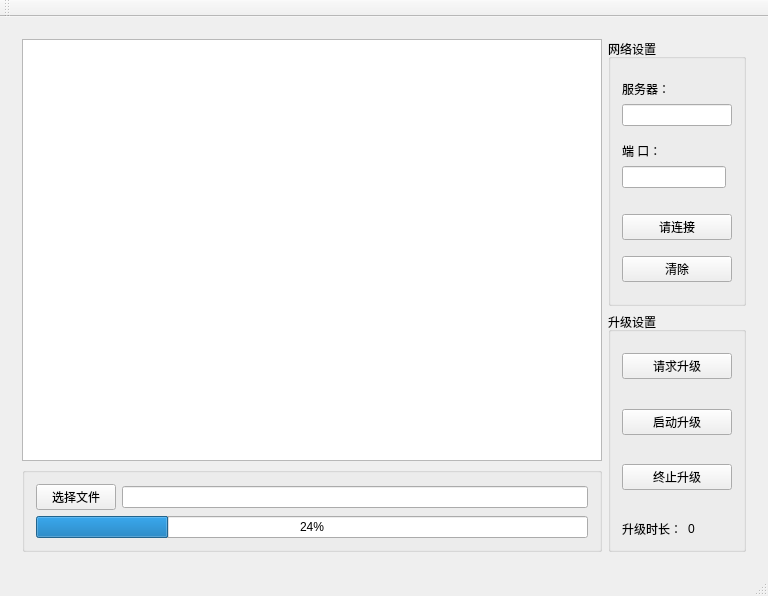
<?xml version="1.0" encoding="UTF-8"?>
<ui version="4.0">
 <class>TcpClient</class>
 <widget class="QMainWindow" name="TcpClient">
  <property name="geometry">
   <rect>
    <x>0</x>
    <y>0</y>
    <width>768</width>
    <height>596</height>
   </rect>
  </property>
  <property name="windowTitle">
   <string>TcpClient</string>
  </property>
  <widget class="QWidget" name="centralWidget">
   <layout class="QGridLayout" name="gridLayout">
    <item row="0" column="0" rowspan="2">
     <widget class="QStackedWidget" name="stackedWidget">
      <property name="currentIndex">
       <number>0</number>
      </property>
      <widget class="QWidget" name="page">
       <layout class="QGridLayout" name="gridLayout_5">
        <item row="0" column="0" rowspan="2">
         <widget class="QTextEdit" name="ComRecvtextEdit">
          <property name="minimumSize">
           <size>
            <width>580</width>
            <height>400</height>
           </size>
          </property>
         </widget>
        </item>
        <item row="0" column="1">
         <widget class="QGroupBox" name="groupBox_3">
          <property name="title">
           <string>网络设置</string>
          </property>
          <layout class="QGridLayout" name="gridLayout_4">
           <item row="6" column="0">
            <spacer name="verticalSpacer_7">
             <property name="orientation">
              <enum>Qt::Vertical</enum>
             </property>
             <property name="sizeType">
              <enum>QSizePolicy::Fixed</enum>
             </property>
             <property name="sizeHint" stdset="0">
              <size>
               <width>20</width>
               <height>20</height>
              </size>
             </property>
            </spacer>
           </item>
           <item row="3" column="0">
            <spacer name="verticalSpacer_8">
             <property name="orientation">
              <enum>Qt::Vertical</enum>
             </property>
             <property name="sizeType">
              <enum>QSizePolicy::Fixed</enum>
             </property>
             <property name="sizeHint" stdset="0">
              <size>
               <width>20</width>
               <height>10</height>
              </size>
             </property>
            </spacer>
           </item>
           <item row="0" column="0">
            <spacer name="verticalSpacer_9">
             <property name="orientation">
              <enum>Qt::Vertical</enum>
             </property>
             <property name="sizeType">
              <enum>QSizePolicy::Fixed</enum>
             </property>
             <property name="sizeHint" stdset="0">
              <size>
               <width>20</width>
               <height>10</height>
              </size>
             </property>
            </spacer>
           </item>
           <item row="1" column="0">
            <widget class="QLabel" name="label">
             <property name="text">
              <string>服务器：</string>
             </property>
            </widget>
           </item>
           <item row="10" column="0">
            <spacer name="verticalSpacer_5">
             <property name="orientation">
              <enum>Qt::Vertical</enum>
             </property>
             <property name="sizeType">
              <enum>QSizePolicy::Fixed</enum>
             </property>
             <property name="sizeHint" stdset="0">
              <size>
               <width>20</width>
               <height>10</height>
              </size>
             </property>
            </spacer>
           </item>
           <item row="2" column="0" colspan="2">
            <widget class="QLineEdit" name="ServerIpEdit"/>
           </item>
           <item row="4" column="0">
            <widget class="QLabel" name="label_2">
             <property name="text">
              <string>端 口：</string>
             </property>
            </widget>
           </item>
           <item row="8" column="0">
            <spacer name="verticalSpacer_6">
             <property name="orientation">
              <enum>Qt::Vertical</enum>
             </property>
             <property name="sizeType">
              <enum>QSizePolicy::Fixed</enum>
             </property>
             <property name="sizeHint" stdset="0">
              <size>
               <width>20</width>
               <height>10</height>
              </size>
             </property>
            </spacer>
           </item>
           <item row="7" column="0" colspan="2">
            <widget class="QPushButton" name="connectedBtn">
             <property name="text">
              <string>请连接</string>
             </property>
            </widget>
           </item>
           <item row="9" column="0" colspan="2">
            <widget class="QPushButton" name="clearBtn">
             <property name="text">
              <string>清除</string>
             </property>
            </widget>
           </item>
           <item row="5" column="0">
            <widget class="QLineEdit" name="portEdit"/>
           </item>
          </layout>
         </widget>
        </item>
        <item row="1" column="1" rowspan="2">
         <widget class="QGroupBox" name="groupBox">
          <property name="title">
           <string>升级设置</string>
          </property>
          <layout class="QGridLayout" name="gridLayout_2">
           <item row="7" column="1">
            <widget class="QLabel" name="label_4">
             <property name="text">
              <string>0</string>
             </property>
            </widget>
           </item>
           <item row="7" column="0">
            <widget class="QLabel" name="label_3">
             <property name="text">
              <string>升级时长：</string>
             </property>
            </widget>
           </item>
           <item row="1" column="0" colspan="2">
            <widget class="QPushButton" name="reqUpgardeBtn">
             <property name="text">
              <string>请求升级</string>
             </property>
            </widget>
           </item>
           <item row="5" column="0" colspan="2">
            <widget class="QPushButton" name="stopUpgardeBtn">
             <property name="text">
              <string>终止升级</string>
             </property>
            </widget>
           </item>
           <item row="2" column="0">
            <spacer name="verticalSpacer">
             <property name="orientation">
              <enum>Qt::Vertical</enum>
             </property>
             <property name="sizeHint" stdset="0">
              <size>
               <width>20</width>
               <height>40</height>
              </size>
             </property>
            </spacer>
           </item>
           <item row="0" column="0">
            <spacer name="verticalSpacer_2">
             <property name="orientation">
              <enum>Qt::Vertical</enum>
             </property>
             <property name="sizeType">
              <enum>QSizePolicy::Fixed</enum>
             </property>
             <property name="sizeHint" stdset="0">
              <size>
               <width>20</width>
               <height>10</height>
              </size>
             </property>
            </spacer>
           </item>
           <item row="3" column="0" colspan="2">
            <widget class="QPushButton" name="startUpgardeBtn">
             <property name="text">
              <string>启动升级</string>
             </property>
            </widget>
           </item>
           <item row="4" column="0">
            <spacer name="verticalSpacer_3">
             <property name="orientation">
              <enum>Qt::Vertical</enum>
             </property>
             <property name="sizeHint" stdset="0">
              <size>
               <width>20</width>
               <height>40</height>
              </size>
             </property>
            </spacer>
           </item>
           <item row="6" column="0">
            <spacer name="verticalSpacer_4">
             <property name="orientation">
              <enum>Qt::Vertical</enum>
             </property>
             <property name="sizeHint" stdset="0">
              <size>
               <width>20</width>
               <height>40</height>
              </size>
             </property>
            </spacer>
           </item>
          </layout>
         </widget>
        </item>
        <item row="2" column="0">
         <widget class="QGroupBox" name="groupBox_2">
          <property name="maximumSize">
           <size>
            <width>580</width>
            <height>100</height>
           </size>
          </property>
          <property name="title">
           <string/>
          </property>
          <layout class="QGridLayout" name="gridLayout_3">
           <item row="0" column="0">
            <widget class="QPushButton" name="chooseFileBtn">
             <property name="text">
              <string>选择文件</string>
             </property>
            </widget>
           </item>
           <item row="0" column="1">
            <widget class="QLineEdit" name="lineEdit"/>
           </item>
           <item row="1" column="0" colspan="2">
            <widget class="QProgressBar" name="progressBar">
             <property name="value">
              <number>24</number>
             </property>
             <property name="alignment">
              <set>Qt::AlignLeading|Qt::AlignLeft|Qt::AlignVCenter</set>
             </property>
            </widget>
           </item>
          </layout>
         </widget>
        </item>
       </layout>
      </widget>
      <widget class="QWidget" name="page_2"/>
     </widget>
    </item>
   </layout>
  </widget>
  <widget class="QMenuBar" name="menuBar">
   <property name="geometry">
    <rect>
     <x>0</x>
     <y>0</y>
     <width>768</width>
     <height>26</height>
    </rect>
   </property>
  </widget>
  <widget class="QToolBar" name="mainToolBar">
   <attribute name="toolBarArea">
    <enum>TopToolBarArea</enum>
   </attribute>
   <attribute name="toolBarBreak">
    <bool>false</bool>
   </attribute>
  </widget>
  <widget class="QStatusBar" name="statusBar"/>
 </widget>
 <layoutdefault spacing="6" margin="11"/>
 <resources/>
 <connections/>
</ui>
